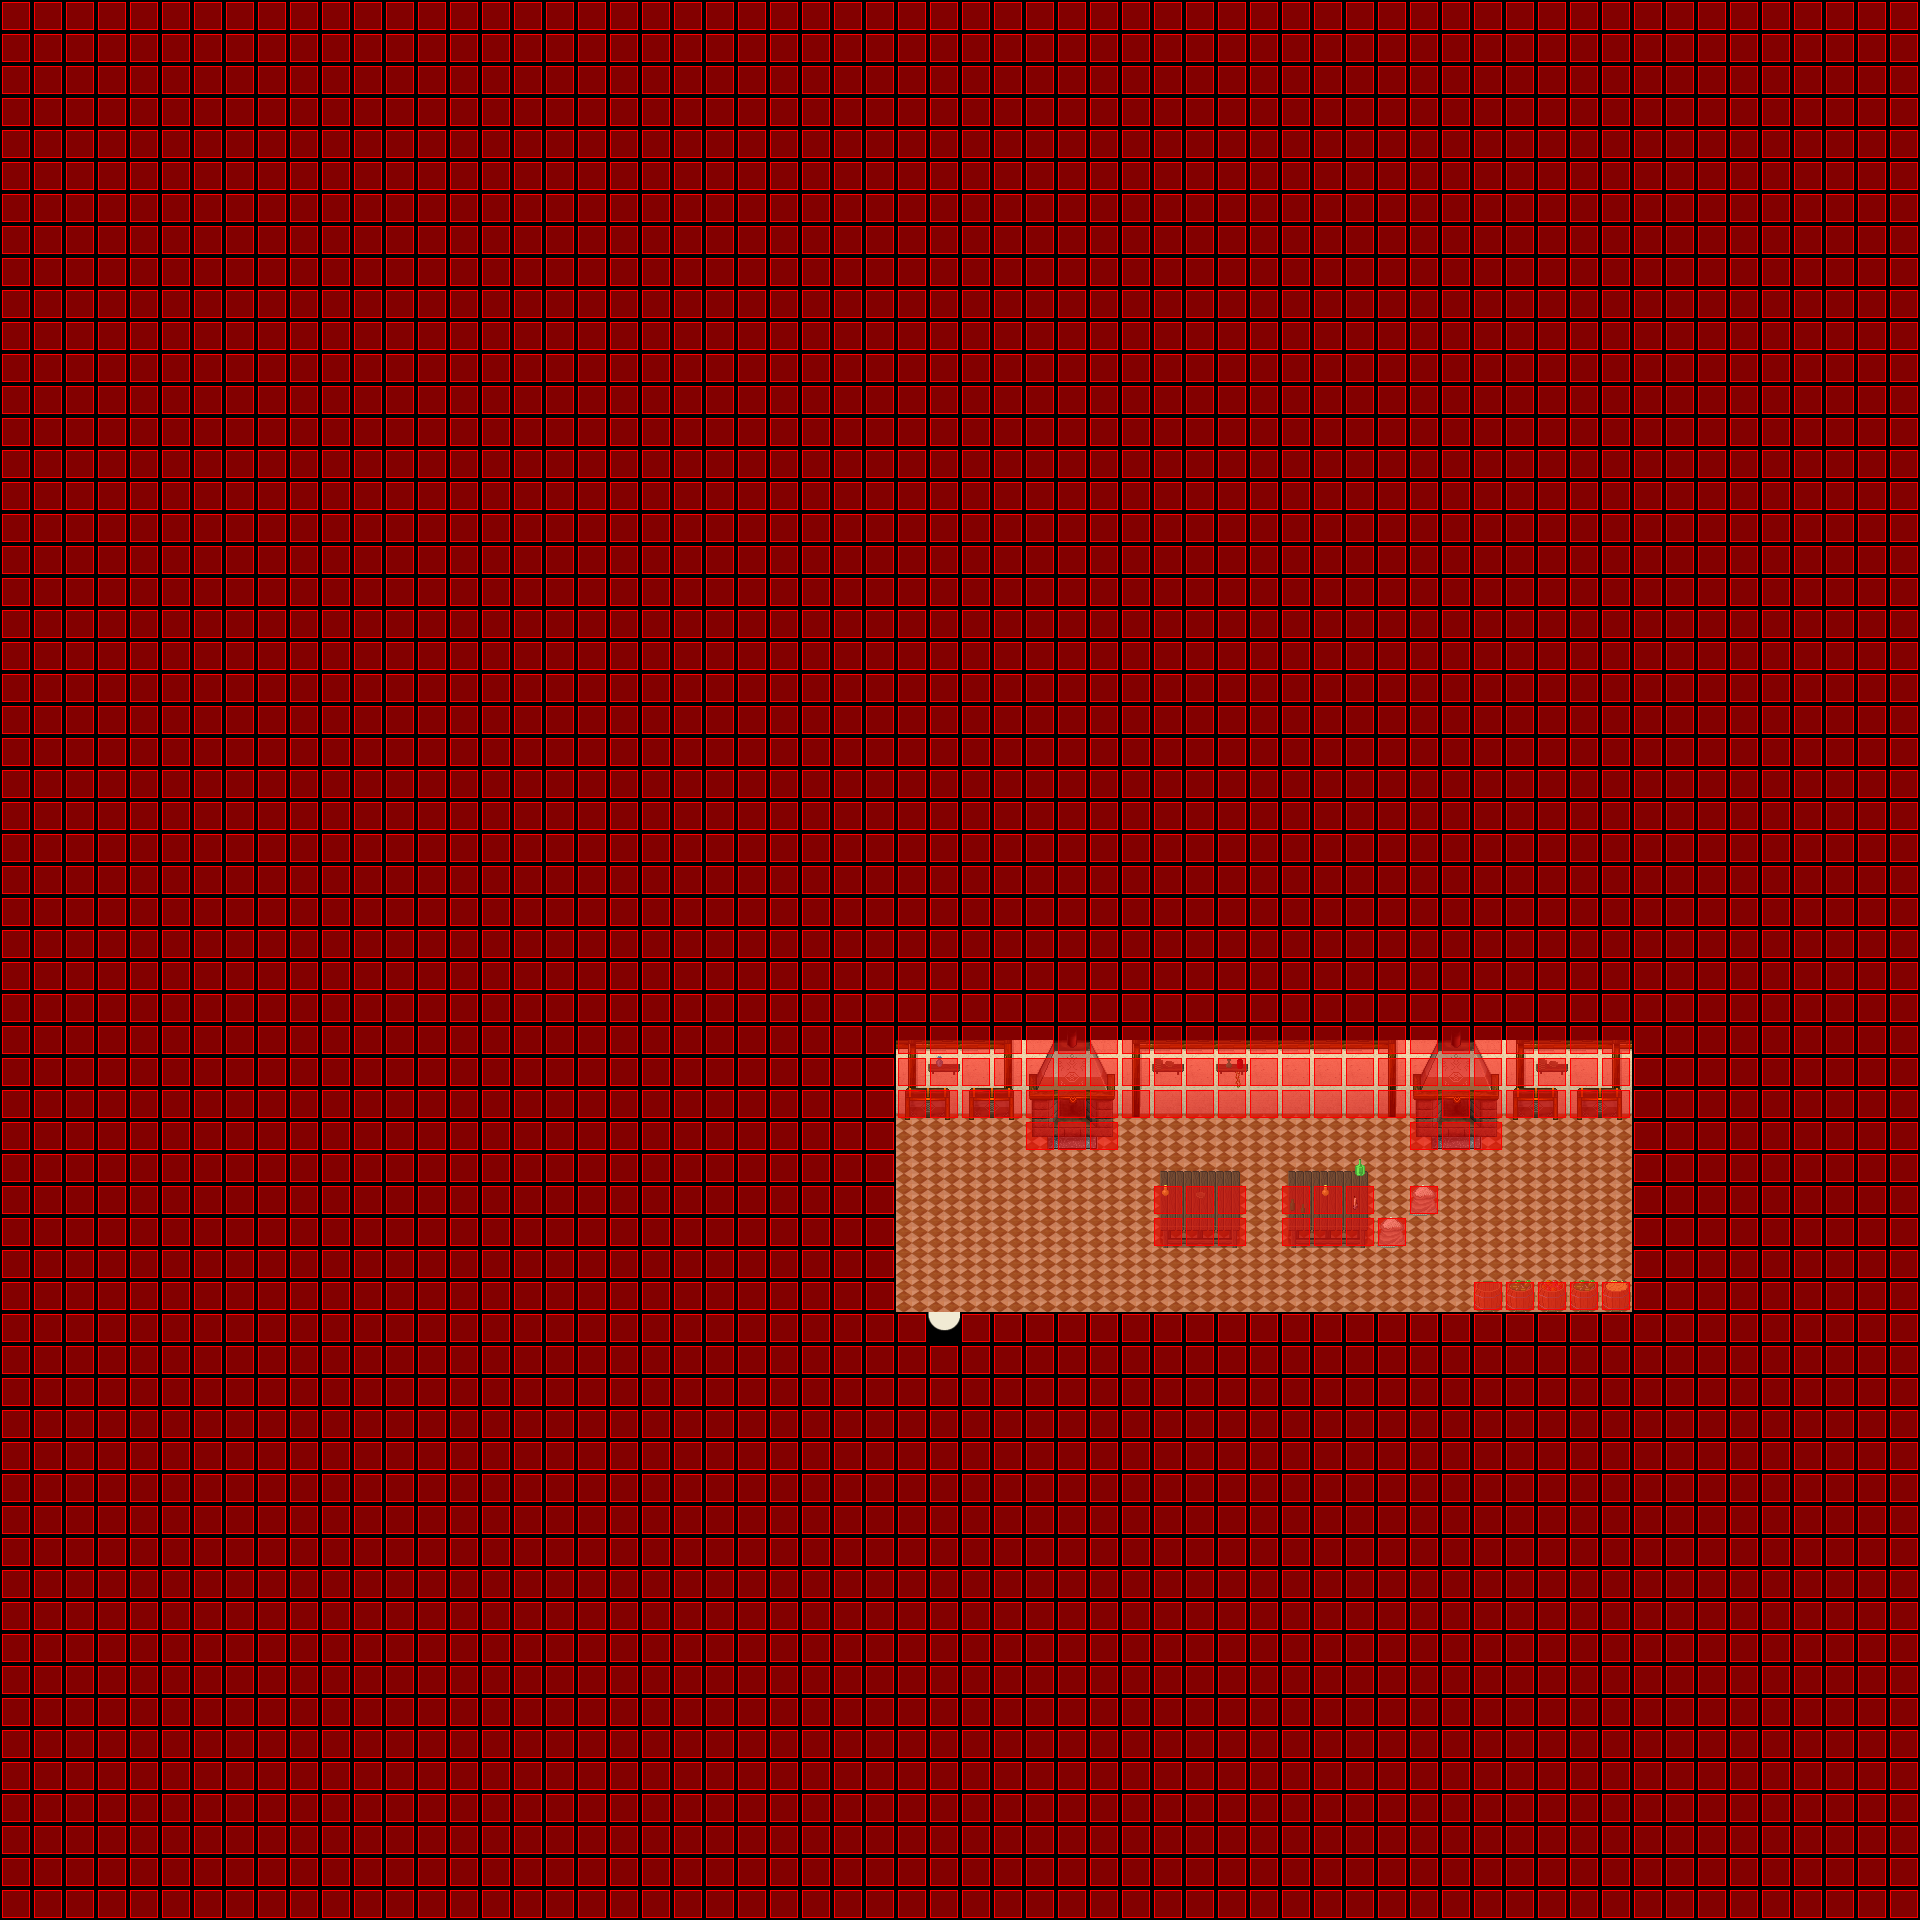

This is a level from a 2D game, rendered from its Tiled map with the project's own tilesets. A one-line summary and the map file follow, with tile-layer data summarised:
An orthogonal 60x60 tile map with 32x32 px tiles, 7 tile layers (Ground, Ground, Ground, Fringe, ...), 5 tilesets and 2 objects (SCRIPT, WARP).

<map version="1.0" orientation="orthogonal" width="60" height="60" tilewidth="32" tileheight="32">
 <properties>
  <property name="music" value="faith.ogg" />
 </properties>
 <tileset firstgid="1" name="indoor3_32_32" tilewidth="32" tileheight="32">
  <image source="../graphics/tiles/indoor3_32_32.png" width="1024" height="1024" />
 </tileset>
 <tileset firstgid="1025" name="indoor2_32_32" tilewidth="32" tileheight="32">
  <image source="../graphics/tiles/indoor2_32_32.png" width="1024" height="1024" />
 </tileset>
 <tileset firstgid="2049" name="collision1_32_32" tilewidth="32" tileheight="32">
  <image source="../graphics/tiles/collision1_32_32.png" width="1024" height="1024" />
 </tileset>
 <tileset firstgid="3073" name="indoor2_32_64" tilewidth="32" tileheight="64">
  <image source="../graphics/tiles/indoor2_32_64.png" width="1024" height="1024" />
 </tileset>
 <tileset firstgid="3585" name="indoor2_32_96" tilewidth="32" tileheight="96">
  <image source="../graphics/tiles/indoor2_32_96.png" width="1024" height="960" />
 </tileset>
 <layer name="Ground" width="60" height="60">
  <data>[3600 cells, 3600 non-empty, 3 distinct tile ids]</data>
 </layer>
 <layer name="Ground" width="60" height="60">
  <data>[3600 cells, 94 non-empty, 31 distinct tile ids]</data>
 </layer>
 <layer name="Ground" width="60" height="60">
  <data>[3600 cells, 17 non-empty, 9 distinct tile ids]</data>
 </layer>
 <layer name="Fringe" width="60" height="60">
  <data>[3600 cells, 0 non-empty, 0 distinct tile ids]</data>
 </layer>
 <layer name="Over" width="60" height="60">
  <data>[3600 cells, 6 non-empty, 3 distinct tile ids]</data>
 </layer>
 <layer name="Over" width="60" height="60">
  <data>[3600 cells, 6 non-empty, 4 distinct tile ids]</data>
 </layer>
 <layer name="Collision" width="60" height="60">
  <data>[3600 cells, 3486 non-empty, 1 distinct tile ids]</data>
 </layer>
 <objectgroup name="Object" width="60" height="60">
  <object name="External Map Events" type="SCRIPT" x="0" y="0">
   <properties>
    <property name="FILENAME" value="scripts/maps/iw-narva-laboratory-o00-o00-o00.lua" />
   </properties>
  </object>
  <object name="Warp to ow-p3-p2" type="WARP" x="928" y="1312" width="32" height="32">
   <properties>
    <property name="DEST_MAP" value="ow-p0003-p0002-o0000" />
    <property name="DEST_X" value="3632" />
    <property name="DEST_Y" value="2976" />
   </properties>
  </object>
 </objectgroup>
</map>
